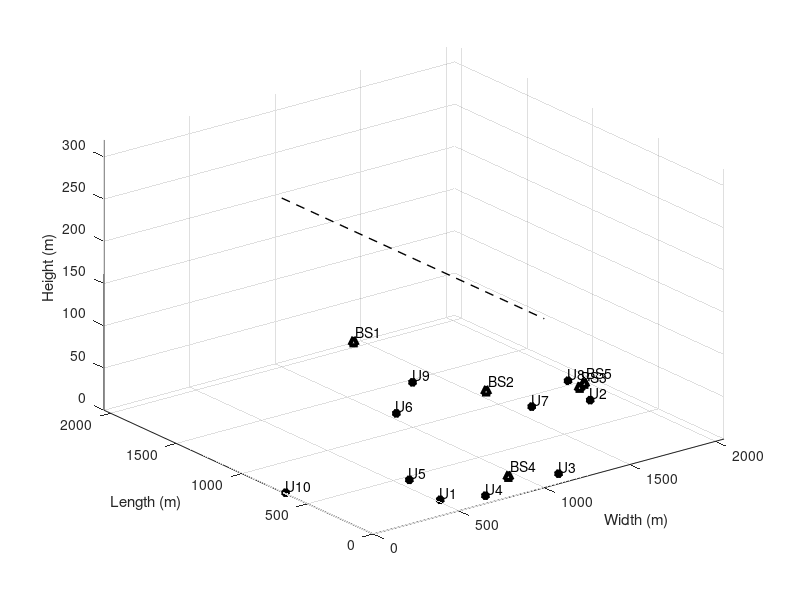

Recreate this plot in MATLAB. (Note: this script raises an error after producing the figure.)
clc;
clear variables;
close all;

%% ========================================================================
%  1. KHỞI TẠO MÔI TRƯỜNG VÀ VỊ TRÍ
%  ========================================================================
enWidth = 2000; enLength = 2000; enHeight = 320;
noUsers = 10; noBS = 5; noUAV = 1;
step_size = 100;
nums_step = (enLength/step_size)+1
% UAV Start & End
xUAV_S = 1000; yUAV_S = enLength; zUAV_S = 200;
xUAV_E = 1000; yUAV_E = 0;        zUAV_E = 200;
xUAV = xUAV_S; yUAV = yUAV_S;     zUAV = zUAV_S;

% BS and GUs
% xBS = [2000, 0, 2000]; yBS = [2000, 1000, 0]; zBS = [20, 30, 25]; 
% Fixed at 3 BSs, testing with more BSs below
%
for bm=1:noBS
    xBS(bm) = randi([0, enWidth]);          
    yBS(bm) = randi([0, enLength]);         
    zBS(bm) = randi([0, 40]);
end
for i=1:noUsers
    xUser(i) = randi([0, enWidth]);      % Mở rộng phân tán User
    yUser(i) = randi([0, enLength]);     
    zUser(i) = 0;                   
end

%% ========================================================================
%  2. THIẾT LẬP KÊNH TRUYỀN VÀ BIỂU ĐỒ 3D
%  ========================================================================
eta = 2.5; b_0 = db2pow(-50); k = 0.01;               
A1 = db2pow(4); A2 = (2/pi)*log((db2pow(12))/A1);
g = sqrt(1/2)*(randn(1,1)+1i*randn(1,1));

figure('Name', 'Trường đua 3D: PSO vs DE', 'NumberTitle', 'off');
plot3(xUser,yUser,zUser,'k*','linewidth',3); hold on;
for o=1:noUsers, text(xUser(o)-10,yUser(o)-10,10,['U',num2str(o)]); end
plot3([xUAV_S, xUAV_E], [yUAV_S, yUAV_E], [zUAV_S, zUAV_E], 'k--','linewidth', 1);
plot3(xBS, yBS, zBS, 'k^','linewidth', 3);
for o=1:noBS, text(xBS(o)+20, yBS(o)+10, zBS(o)+10,['BS', num2str(o)]); end
grid on; xlim([0 2050]); ylim([0 2050]); zlim([0 320]);
xlabel('Width (m)'); ylabel('Length (m)'); zlabel('Height (m)');

mx = (zUAV_S - zUAV_E)/(yUAV_S - yUAV_E); c = zUAV_S - mx*yUAV_S;
index = 1;

%% ========================================================================
%  3. VÒNG LẶP MÔ PHỎNG CHÍNH (BẮT ĐẦU CHẠY ĐUA)
%  ========================================================================
for j = enLength:-step_size:0
    zUAV = mx*j + c; yUAV = j;
    
    % --- Tính toán kênh truyền gốc (Predefined Path) ---
    for bm=1:noBS
        DisUAV_BS(bm) = sqrt((xUAV-xBS(bm))^2 + (yUAV-yBS(bm))^2 + (zBS(bm)-zUAV)^2);
        ang_BS = atan(abs(zBS(bm)-zUAV)/sqrt((xUAV-xBS(bm))^2 + (yUAV-yBS(bm))^2))*(180/pi);
        K_BS = A1*exp(A2*ang_BS*(pi/180));
        h_UAV_BS(index,bm) = sqrt(b_0*(DisUAV_BS(bm)^(-eta))) * (sqrt(K_BS/(1+K_BS))*g + sqrt(1/(1+K_BS))*g);
    end
    for m=1:noUsers
        DisUAV_User(m) = sqrt((xUAV-xUser(m))^2 + (yUAV-yUser(m))^2 + zUAV^2);
        ang_User = atan(zUAV/sqrt((xUAV-xUser(m))^2 + (yUAV-yUser(m))^2))*(180/pi);
        K_User = A1*exp(A2*ang_User*(pi/180));
        h_UAV_Users(index,m) = sqrt(b_0*(DisUAV_User(m)^(-eta))) * (sqrt(K_User/(1+K_User))*g + sqrt(1/(1+K_User))*g);
    end
    
    [pow_ch, pow_fr] = findPowCoeff(abs(h_UAV_Users(index,:)), noUsers);
    [Rate_SWIPT, ~] = findAchievableRate_SWIPT(h_UAV_Users(index,:), h_UAV_BS(index,:), pow_ch, pow_fr, noUsers);
    minRate_Base = min(Rate_SWIPT);
    minAchRate_Base(index) = minRate_Base;

    % --- Đưa PSO và DE vào tối ưu hóa ---
    % --- Đưa PSO và DE vào tối ưu hóa ---
    if index > 1 && index < 21
        % Bấm giờ cho PSO
        tic;
        up_PSO = positionUpdate_PSO_SWIPT(xUAV, yUAV, zUAV, xBS, yBS, zBS, minRate_Base, noUsers, xUser, yUser, g, noBS);
        time_PSO(index) = toc; % Lưu thời gian chạy của PSO
        
        xPSO(index) = xUAV + up_PSO.position(1); zPSO(index) = zUAV + up_PSO.position(2); yPSO(index) = yUAV;
        
        % Bấm giờ cho DE
        tic;
        up_DE = positionUpdate_DE_SWIPT(xUAV, yUAV, zUAV, xBS, yBS, zBS, minRate_Base, noUsers, xUser, yUser, g, noBS);
        time_DE(index) = toc; % Lưu thời gian chạy của DE
        
        xDE(index) = xUAV + up_DE.position(1); zDE(index) = zUAV + up_DE.position(2); yDE(index) = yUAV;
    else
        % Điểm bắt đầu và kết thúc không chạy thuật toán nên thời gian = 0
        time_PSO(index) = 0;
        time_DE(index) = 0;
        
        xPSO(index) = xUAV; zPSO(index) = zUAV; yPSO(index) = yUAV;
        xDE(index) = xUAV;  zDE(index) = zUAV;  yDE(index) = yUAV;
    end

    % Vẽ trực tiếp quỹ đạo
    if index > 1 
        plot3([xPSO(index-1) xPSO(index)], [yPSO(index-1) yPSO(index)], [zPSO(index-1) zPSO(index)], 'r-o','linewidth', 1.5); 
        plot3([xDE(index-1) xDE(index)], [yDE(index-1) yDE(index)], [zDE(index-1) zDE(index)], 'b-*','linewidth', 1.5); 
        drawnow;
    end

    % --- Tính lại Rate cho 2 tọa độ vừa tìm được ---
    for bm=1:noBS
        % PSO
        Dis_PSO = sqrt((xPSO(index)-xBS(bm))^2 + (yPSO(index)-yBS(bm))^2 + (zBS(bm)-zPSO(index))^2);
        ang_PSO = atan(abs(zBS(bm)-zPSO(index))/sqrt((xPSO(index)-xBS(bm))^2 + (yPSO(index)-yBS(bm))^2))*(180/pi);
        K_PSO = A1*exp(A2*ang_PSO*(pi/180));
        h_BS_PSO(bm) = sqrt(b_0*(Dis_PSO^(-eta))) * (sqrt(K_PSO/(1+K_PSO))*g + sqrt(1/(1+K_PSO))*g);
        
        % DE
        Dis_DE = sqrt((xDE(index)-xBS(bm))^2 + (yDE(index)-yBS(bm))^2 + (zBS(bm)-zDE(index))^2);
        ang_DE = atan(abs(zBS(bm)-zDE(index))/sqrt((xDE(index)-xBS(bm))^2 + (yDE(index)-yBS(bm))^2))*(180/pi);
        K_DE = A1*exp(A2*ang_DE*(pi/180));
        h_BS_DE(bm) = sqrt(b_0*(Dis_DE^(-eta))) * (sqrt(K_DE/(1+K_DE))*g + sqrt(1/(1+K_DE))*g);
    end

    for m=1:noUsers
        % PSO
        Dis_PSO_U = sqrt((xPSO(index)-xUser(m))^2 + (yPSO(index)-yUser(m))^2 + zPSO(index)^2);
        ang_PSO_U = atan(zPSO(index)/sqrt((xPSO(index)-xUser(m))^2 + (yPSO(index)-yUser(m))^2))*(180/pi);
        K_PSO_U = A1*exp(A2*ang_PSO_U*(pi/180));
        h_U_PSO(m) = sqrt(b_0*(Dis_PSO_U^(-eta))) * (sqrt(K_PSO_U/(1+K_PSO_U))*g + sqrt(1/(1+K_PSO_U))*g);
        
        % DE
        Dis_DE_U = sqrt((xDE(index)-xUser(m))^2 + (yDE(index)-yUser(m))^2 + zDE(index)^2);
        ang_DE_U = atan(zDE(index)/sqrt((xDE(index)-xUser(m))^2 + (yDE(index)-yUser(m))^2))*(180/pi);
        K_DE_U = A1*exp(A2*ang_DE_U*(pi/180));
        h_U_DE(m) = sqrt(b_0*(Dis_DE_U^(-eta))) * (sqrt(K_DE_U/(1+K_DE_U))*g + sqrt(1/(1+K_DE_U))*g);
    end
    
    % Chốt Rate PSO
    [pow_ch_PSO, pow_fr_PSO] = findPowCoeff(abs(h_U_PSO), noUsers);
    [Rate_PSO, ~] = findAchievableRate_SWIPT(h_U_PSO, h_BS_PSO, pow_ch_PSO, pow_fr_PSO, noUsers);
    minAchRate_PSO(index) = min(Rate_PSO);

    % Chốt Rate DE
    [pow_ch_DE, pow_fr_DE] = findPowCoeff(abs(h_U_DE), noUsers);
    [Rate_DE, ~] = findAchievableRate_SWIPT(h_U_DE, h_BS_DE, pow_ch_DE, pow_fr_DE, noUsers);
    minAchRate_DE(index) = min(Rate_DE);

    index = index + 1;
end

legend('Users','Predefined Path','BSs', 'PSO Path (Red)', 'DE Path (Blue)', 'Location', 'northeast');

%% ========================================================================
%  4. VẼ BIỂU ĐỒ SO SÁNH HIỆU SUẤT CUỐI CÙNG
%  ========================================================================
steps = 1:nums_step;
figure('Name', 'Kết quả Benchmark: PSO vs DE', 'NumberTitle', 'off');
plot(steps, minAchRate_Base(:), 'k--o', 'linewidth', 1.5, 'MarkerSize', 6); hold on;
plot(steps, minAchRate_PSO(:), 'r-square', 'linewidth', 1.5, 'MarkerSize', 6);
plot(steps, minAchRate_DE(:), 'b-*', 'linewidth', 1.5, 'MarkerSize', 6);

title('So sánh Max-Min Rate: PSO vs DE (Mô hình SWIPT)')
xlim([1 nums_step]); xlabel('Steps'); ylabel('Achievable Rate in bps');
legend('Đường bay thẳng (Không tối ưu)', 'Thuật toán PSO (Màu Đỏ)', 'Thuật toán DE (Màu Xanh Dương)', 'Location', 'northwest');
grid on;
%% ========================================================================
%  5. VẼ BIỂU ĐỒ SO SÁNH THỜI GIAN THỰC THI (EXECUTION TIME)
%  ========================================================================
figure('Name', 'Thời gian xử lý: PSO vs DE', 'NumberTitle', 'off');

% Vẽ đường thời gian (bỏ qua điểm đầu và cuối vì bằng 0 để đồ thị đẹp hơn)
plot(steps(2:20), time_PSO(2:20), 'r-square', 'linewidth', 1.5, 'MarkerSize', 6); hold on;
plot(steps(2:20), time_DE(2:20), 'b-*', 'linewidth', 1.5, 'MarkerSize', 6);

title('So sánh Thời gian Xử lý tại mỗi bước: PSO vs DE')
xlim([2 20]); % Chỉ hiển thị các bước có chạy tối ưu hóa
xlabel('Steps (Các bước di chuyển của UAV)'); 
ylabel('Thời gian thực thi (Giây)');
legend('Thời gian chạy PSO (Màu Đỏ)', 'Thời gian chạy DE (Màu Xanh Dương)', 'Location', 'northwest');
grid on;

% Tính và in tổng thời gian ra Command Window
total_time_PSO = sum(time_PSO);
total_time_DE = sum(time_DE);
fprintf('--------------------------------------------------\n');
fprintf('TỔNG KẾT THỜI GIAN CHẠY (Cho toàn bộ %d bước):\n', length(steps)-2);
fprintf('Tổng thời gian PSO: %.4f giây\n', total_time_PSO);
fprintf('Tổng thời gian DE : %.4f giây\n', total_time_DE);
fprintf('--------------------------------------------------\n');
